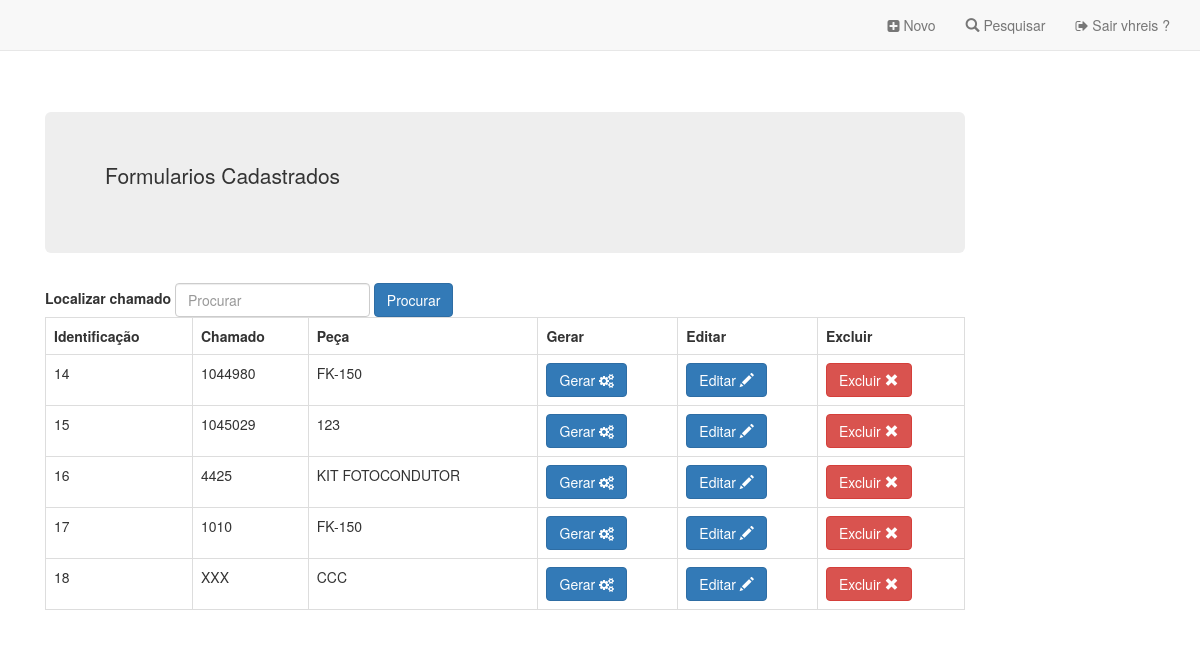
/home/procurar.php?status=1 (signed in), run on the app's committed database.
### tables this page shows
CREATE TABLE IF NOT EXISTS `formularios` (
  `id` int(11) NOT NULL AUTO_INCREMENT,
  `chamado` varchar(80) DEFAULT NULL,
  `peca` varchar(80) DEFAULT NULL,
  `pecaCod` varchar(80) DEFAULT NULL,
  `modelo` varchar(80) DEFAULT NULL,
  `contador` int(11) DEFAULT NULL,
  `defeito` text,
  `contadorDefeito` int(11) NOT NULL,
  `dataInstalacao` varchar(30) DEFAULT NULL,
  `dataCompra` varchar(30) DEFAULT NULL,
  `dataAnalise` varchar(30) DEFAULT NULL,
  `nf` int(11) DEFAULT NULL,
  `n_serie` varchar(80) NOT NULL,
  `RMA` varchar(80) DEFAULT NULL,
  PRIMARY KEY (`id`)
);

### home/procurar.php (the view, shortened to what this page needs)
<?php
   include_once('menu.php');
 ?>
 <div class="container">
     <br /><br />
     <div class="col-md-4">
     </div>
       <div class="col-md-10">
         <div class="jumbotron">
           <p>Formularios Cadastrados</p>
         </div>
         <form class="form-inline" action="procurar.php" method="get">
           <div class="form-group">
               <label for="procurar">Localizar chamado</label>
               <input type="text" class="form-control " id="procurar" placeholder="Procurar" name="procurar">
               <button type="submit" class="btn btn-primary">Procurar</button>
           </div>
         </form>
         <?php
         $objDb = new db();
         $link = $objDb->conecta_mysql();
         $sql = 'SELECT id, chamado, peca, RMA FROM formularios';
         $res = mysqli_query($link, $sql);
         echo "<table class='table table-hover table-bordered'>
                <tr>
                  <th>Identificação</th>
                  <th>Chamado</th>
                  <th>Peça</th>
                  <th>Gerar</th>
                  <th>Editar</th>
                  <th>Excluir</th>
              </tr>" ;
         while($escrever=mysqli_fetch_array($res)){
           echo "<tr><td>".
              $escrever['id'].
              "</td><td>".
              $escrever['chamado'].
              "</td><td>".
              $escrever['peca'].
              "</td><td>".
              "<a class='btn btn-primary' href='gerar.php?id=".$escrever['id']."''>Gerar
                <span class='fa fa-cogs' aria-hidden='true'</span>
              </a>"
              ."</td><td>".
              "<a class='btn btn-primary' href='editar.php?id=".$escrever['id']."''>Editar
                <span class='glyphicon glyphicon-pencil' aria-hidden='true'</span>
              </a>".
              "</td><td>".
              "<a class='btn btn-danger' type='button' href='excluir.php?id=".$escrever['id']."'>Excluir
                <span class='glyphicon glyphicon-remove'></span>
              </a>".
              "</td></tr>"
              ;
            }
         echo "</table>";
          ?>
       </div>
     </div>
 </body>
 </html>

### home/menu.php (shortened to what this page needs)
<!DOCTYPE HTML>
<html lang="pt-br">
  <head>
    <link rel="stylesheet" href="../static/bt/css/bootstrap.min.css">
    <link rel="stylesheet" href="../static/css/style.css">
    <link rel="stylesheet" href="../static/css/fta/css/font-awesome.min.css">
  </head>
  <body>
    <nav class="navbar navbar-default navbar-static-top">
      <div class="container">
        <div id="navbar" class="navbar-collapse collapse">
          <ul class="nav navbar-nav navbar-right">
            <li><a href="sair.php"><i class="fa fa-sign-out" aria-hidden="true"></i>   Sair <?php echo $_SESSION['usuario']; ?> ?</a></li>
          </ul>
          <ul class="nav navbar-nav navbar-right">
            <li><a href="procurar.php"> <span class="glyphicon glyphicon-search" ></span> Pesquisar</a></li>
          </ul>
          <ul class="nav navbar-nav navbar-right">
            <li><a href="novo.php"><i class="fa fa-plus-square" aria-hidden="true"></i> Novo</a></li>
          </ul>
        </div>
      </div>
    </nav>

### data on the page
formularios: id "14", chamado "1044980", peca "FK-150"
formularios: id "15", chamado "1045029", peca "123"
formularios: id "16", chamado "4425", peca "KIT FOTOCONDUTOR"
formularios: id "17", chamado "1010", peca "FK-150"
formularios: id "18", chamado "XXX", peca "CCC"

### other printed values
$_SESSION['usuario'] "vhreis"
